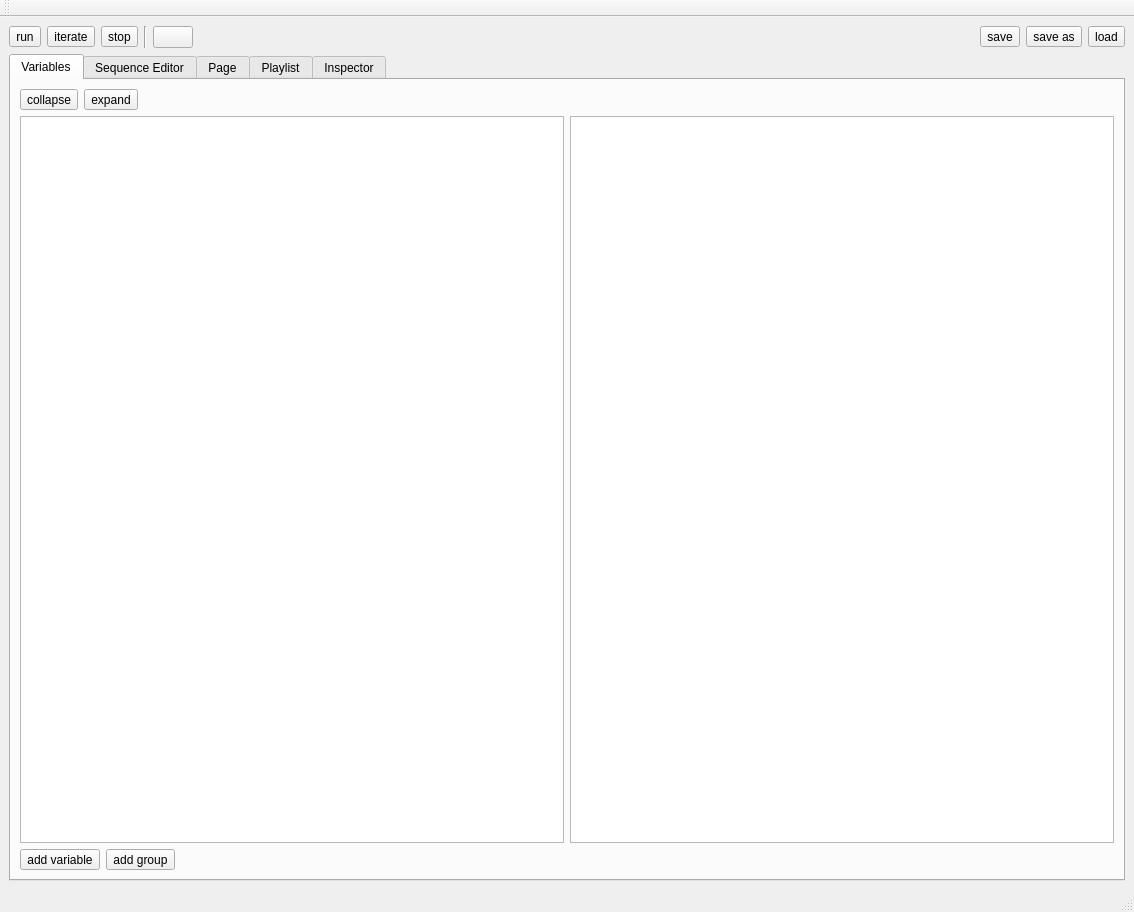
<?xml version="1.0" encoding="UTF-8"?>
<ui version="4.0">
 <class>MainWindow</class>
 <widget class="QMainWindow" name="MainWindow">
  <property name="geometry">
   <rect>
    <x>0</x>
    <y>0</y>
    <width>1134</width>
    <height>912</height>
   </rect>
  </property>
  <property name="windowTitle">
   <string>MainWindow</string>
  </property>
  <widget class="QWidget" name="centralwidget">
   <layout class="QVBoxLayout" name="verticalLayout_2">
    <item>
     <layout class="QHBoxLayout" name="horizontalLayout">
      <item>
       <widget class="QToolButton" name="toolButton">
        <property name="toolTip">
         <string>Run</string>
        </property>
        <property name="text">
         <string>run</string>
        </property>
        <property name="icon">
         <iconset resource="resources.qrc">
          <normaloff>:/actions/icons/media-playback-start.svg</normaloff>:/actions/icons/media-playback-start.svg</iconset>
        </property>
        <property name="iconSize">
         <size>
          <width>32</width>
          <height>32</height>
         </size>
        </property>
       </widget>
      </item>
      <item>
       <widget class="QToolButton" name="toolButton_8">
        <property name="toolTip">
         <string>Iterate</string>
        </property>
        <property name="text">
         <string>iterate</string>
        </property>
        <property name="icon">
         <iconset resource="resources.qrc">
          <normaloff>:/actions/icons/media-seek-forward.svg</normaloff>:/actions/icons/media-seek-forward.svg</iconset>
        </property>
        <property name="iconSize">
         <size>
          <width>32</width>
          <height>32</height>
         </size>
        </property>
       </widget>
      </item>
      <item>
       <widget class="QToolButton" name="toolButton_7">
        <property name="toolTip">
         <string>Stop</string>
        </property>
        <property name="text">
         <string>stop</string>
        </property>
        <property name="icon">
         <iconset resource="resources.qrc">
          <normaloff>:/actions/icons/media-playback-stop.svg</normaloff>:/actions/icons/media-playback-stop.svg</iconset>
        </property>
        <property name="iconSize">
         <size>
          <width>32</width>
          <height>32</height>
         </size>
        </property>
       </widget>
      </item>
      <item>
       <widget class="Line" name="line">
        <property name="orientation">
         <enum>Qt::Vertical</enum>
        </property>
       </widget>
      </item>
      <item>
       <widget class="QPushButton" name="pushButton">
        <property name="toolTip">
         <string>Shuffle iterations</string>
        </property>
        <property name="text">
         <string/>
        </property>
        <property name="icon">
         <iconset resource="resources.qrc">
          <normaloff>:/actions/icons/media-playlist-repeat.svg</normaloff>
          <activeon>:/actions/icons/media-playlist-shuffle.svg</activeon>:/actions/icons/media-playlist-repeat.svg</iconset>
        </property>
        <property name="iconSize">
         <size>
          <width>32</width>
          <height>32</height>
         </size>
        </property>
        <property name="checkable">
         <bool>true</bool>
        </property>
       </widget>
      </item>
      <item>
       <spacer name="horizontalSpacer_2">
        <property name="orientation">
         <enum>Qt::Horizontal</enum>
        </property>
        <property name="sizeHint" stdset="0">
         <size>
          <width>40</width>
          <height>20</height>
         </size>
        </property>
       </spacer>
      </item>
      <item>
       <widget class="QToolButton" name="toolButton_4">
        <property name="toolTip">
         <string>Save sequence</string>
        </property>
        <property name="text">
         <string>save</string>
        </property>
        <property name="icon">
         <iconset resource="resources.qrc">
          <normaloff>:/actions/icons/document-save.svg</normaloff>:/actions/icons/document-save.svg</iconset>
        </property>
        <property name="iconSize">
         <size>
          <width>32</width>
          <height>32</height>
         </size>
        </property>
       </widget>
      </item>
      <item>
       <widget class="QToolButton" name="toolButton_6">
        <property name="toolTip">
         <string>Save sequence as</string>
        </property>
        <property name="text">
         <string>save as</string>
        </property>
        <property name="icon">
         <iconset resource="resources.qrc">
          <normaloff>:/actions/icons/document-save-as.svg</normaloff>:/actions/icons/document-save-as.svg</iconset>
        </property>
        <property name="iconSize">
         <size>
          <width>32</width>
          <height>32</height>
         </size>
        </property>
       </widget>
      </item>
      <item>
       <widget class="QToolButton" name="toolButton_5">
        <property name="toolTip">
         <string>Load sequence from file</string>
        </property>
        <property name="text">
         <string>load</string>
        </property>
        <property name="icon">
         <iconset resource="resources.qrc">
          <normaloff>:/actions/icons/document-open.svg</normaloff>:/actions/icons/document-open.svg</iconset>
        </property>
        <property name="iconSize">
         <size>
          <width>32</width>
          <height>32</height>
         </size>
        </property>
       </widget>
      </item>
     </layout>
    </item>
    <item>
     <widget class="QTabWidget" name="tabWidget">
      <property name="tabPosition">
       <enum>QTabWidget::North</enum>
      </property>
      <property name="currentIndex">
       <number>0</number>
      </property>
      <widget class="QWidget" name="tab_vars">
       <attribute name="title">
        <string>Variables</string>
       </attribute>
       <layout class="QVBoxLayout" name="verticalLayout_3">
        <item>
         <layout class="QHBoxLayout" name="horizontalLayout_2">
          <item>
           <widget class="QToolButton" name="collapse_variables">
            <property name="toolTip">
             <string>Collapse groups</string>
            </property>
            <property name="text">
             <string>collapse</string>
            </property>
            <property name="icon">
             <iconset resource="resources.qrc">
              <normaloff>:/actions/icons/object-group.svg</normaloff>:/actions/icons/object-group.svg</iconset>
            </property>
            <property name="iconSize">
             <size>
              <width>32</width>
              <height>32</height>
             </size>
            </property>
           </widget>
          </item>
          <item>
           <widget class="QToolButton" name="expand_variables">
            <property name="toolTip">
             <string>Expand groups</string>
            </property>
            <property name="text">
             <string>expand</string>
            </property>
            <property name="icon">
             <iconset resource="resources.qrc">
              <normaloff>:/actions/icons/object-ungroup.svg</normaloff>:/actions/icons/object-ungroup.svg</iconset>
            </property>
            <property name="iconSize">
             <size>
              <width>32</width>
              <height>32</height>
             </size>
            </property>
           </widget>
          </item>
          <item>
           <spacer name="horizontalSpacer">
            <property name="orientation">
             <enum>Qt::Horizontal</enum>
            </property>
            <property name="sizeHint" stdset="0">
             <size>
              <width>40</width>
              <height>20</height>
             </size>
            </property>
           </spacer>
          </item>
         </layout>
        </item>
        <item>
         <layout class="QHBoxLayout" name="horizontalLayout_3">
          <item>
           <widget class="QTreeView" name="static_variables_view">
            <property name="contextMenuPolicy">
             <enum>Qt::CustomContextMenu</enum>
            </property>
            <property name="acceptDrops">
             <bool>true</bool>
            </property>
            <property name="dragEnabled">
             <bool>false</bool>
            </property>
            <property name="dragDropMode">
             <enum>QAbstractItemView::NoDragDrop</enum>
            </property>
            <property name="alternatingRowColors">
             <bool>true</bool>
            </property>
            <property name="rootIsDecorated">
             <bool>true</bool>
            </property>
            <property name="uniformRowHeights">
             <bool>false</bool>
            </property>
            <property name="allColumnsShowFocus">
             <bool>true</bool>
            </property>
            <property name="wordWrap">
             <bool>true</bool>
            </property>
            <attribute name="headerStretchLastSection">
             <bool>false</bool>
            </attribute>
           </widget>
          </item>
          <item>
           <widget class="QTreeView" name="iterator_variables_view">
            <property name="contextMenuPolicy">
             <enum>Qt::CustomContextMenu</enum>
            </property>
            <property name="alternatingRowColors">
             <bool>true</bool>
            </property>
            <attribute name="headerStretchLastSection">
             <bool>true</bool>
            </attribute>
           </widget>
          </item>
         </layout>
        </item>
        <item>
         <layout class="QHBoxLayout" name="horizontalLayout_4" stretch="0,0,0">
          <property name="sizeConstraint">
           <enum>QLayout::SetDefaultConstraint</enum>
          </property>
          <property name="bottomMargin">
           <number>0</number>
          </property>
          <item>
           <widget class="QToolButton" name="add_variable_button">
            <property name="toolTip">
             <string>Add variable to selected group</string>
            </property>
            <property name="text">
             <string>add variable</string>
            </property>
            <property name="icon">
             <iconset resource="resources.qrc">
              <normaloff>:/actions/icons/document-new.svg</normaloff>:/actions/icons/document-new.svg</iconset>
            </property>
            <property name="iconSize">
             <size>
              <width>32</width>
              <height>32</height>
             </size>
            </property>
           </widget>
          </item>
          <item>
           <widget class="QToolButton" name="add_variable_group_button">
            <property name="toolTip">
             <string>Add new group</string>
            </property>
            <property name="text">
             <string>add group</string>
            </property>
            <property name="icon">
             <iconset resource="resources.qrc">
              <normaloff>:/actions/icons/folder-new.svg</normaloff>:/actions/icons/folder-new.svg</iconset>
            </property>
            <property name="iconSize">
             <size>
              <width>32</width>
              <height>32</height>
             </size>
            </property>
           </widget>
          </item>
          <item>
           <spacer name="horizontalSpacer_3">
            <property name="orientation">
             <enum>Qt::Horizontal</enum>
            </property>
            <property name="sizeHint" stdset="0">
             <size>
              <width>40</width>
              <height>20</height>
             </size>
            </property>
           </spacer>
          </item>
         </layout>
        </item>
       </layout>
      </widget>
      <widget class="QWidget" name="tab_4">
       <attribute name="title">
        <string>Sequence Editor</string>
       </attribute>
       <layout class="QVBoxLayout" name="verticalLayout_4">
        <item>
         <layout class="QHBoxLayout" name="horizontalLayout_5">
          <item>
           <widget class="QLabel" name="label">
            <property name="text">
             <string>Routine:</string>
            </property>
           </widget>
          </item>
          <item>
           <widget class="QComboBox" name="routine_combo_box"/>
          </item>
          <item>
           <widget class="QPushButton" name="add_routine_button">
            <property name="toolTip">
             <string>Add routine</string>
            </property>
            <property name="text">
             <string/>
            </property>
            <property name="icon">
             <iconset resource="resources.qrc">
              <normaloff>:/actions/icons/list-add.svg</normaloff>:/actions/icons/list-add.svg</iconset>
            </property>
            <property name="iconSize">
             <size>
              <width>32</width>
              <height>16</height>
             </size>
            </property>
           </widget>
          </item>
          <item>
           <widget class="QPushButton" name="config_routine_button">
            <property name="toolTip">
             <string>Configure routine</string>
            </property>
            <property name="text">
             <string/>
            </property>
            <property name="icon">
             <iconset resource="resources.qrc">
              <normaloff>:/actions/icons/edit.svg</normaloff>:/actions/icons/edit.svg</iconset>
            </property>
            <property name="iconSize">
             <size>
              <width>32</width>
              <height>16</height>
             </size>
            </property>
           </widget>
          </item>
          <item>
           <widget class="QPushButton" name="remove_routine_button">
            <property name="toolTip">
             <string>Delete routine</string>
            </property>
            <property name="text">
             <string/>
            </property>
            <property name="icon">
             <iconset resource="resources.qrc">
              <normaloff>:/actions/icons/list-remove.svg</normaloff>:/actions/icons/list-remove.svg</iconset>
            </property>
            <property name="iconSize">
             <size>
              <width>32</width>
              <height>16</height>
             </size>
            </property>
           </widget>
          </item>
          <item>
           <spacer name="horizontalSpacer_4">
            <property name="orientation">
             <enum>Qt::Horizontal</enum>
            </property>
            <property name="sizeHint" stdset="0">
             <size>
              <width>40</width>
              <height>20</height>
             </size>
            </property>
           </spacer>
          </item>
         </layout>
        </item>
        <item>
         <widget class="QScrollArea" name="sequence_editor_scroll_area">
          <property name="widgetResizable">
           <bool>true</bool>
          </property>
          <widget class="QWidget" name="scrollAreaWidgetContents">
           <property name="geometry">
            <rect>
             <x>0</x>
             <y>0</y>
             <width>1056</width>
             <height>577</height>
            </rect>
           </property>
           <layout class="QVBoxLayout" name="verticalLayout_5"/>
          </widget>
         </widget>
        </item>
       </layout>
      </widget>
      <widget class="QWidget" name="tab_3">
       <attribute name="title">
        <string>Page</string>
       </attribute>
       <layout class="QHBoxLayout" name="horizontalLayout_6">
        <item>
         <widget class="QTreeView" name="sequence_dbg_treeview"/>
        </item>
       </layout>
      </widget>
      <widget class="QWidget" name="tab_2">
       <attribute name="title">
        <string>Playlist</string>
       </attribute>
       <layout class="QVBoxLayout" name="verticalLayout">
        <item>
         <layout class="QHBoxLayout" name="horizontalLayout_7">
          <property name="bottomMargin">
           <number>0</number>
          </property>
          <item>
           <widget class="QToolButton" name="add_playlist_button">
            <property name="text">
             <string>add playlist</string>
            </property>
            <property name="icon">
             <iconset resource="resources.qrc">
              <normaloff>:/actions/icons/list-add.svg</normaloff>:/actions/icons/list-add.svg</iconset>
            </property>
            <property name="iconSize">
             <size>
              <width>32</width>
              <height>32</height>
             </size>
            </property>
           </widget>
          </item>
          <item>
           <spacer name="horizontalSpacer_5">
            <property name="orientation">
             <enum>Qt::Horizontal</enum>
            </property>
            <property name="sizeHint" stdset="0">
             <size>
              <width>40</width>
              <height>20</height>
             </size>
            </property>
           </spacer>
          </item>
         </layout>
        </item>
        <item>
         <widget class="QTreeView" name="playlist_view">
          <property name="contextMenuPolicy">
           <enum>Qt::CustomContextMenu</enum>
          </property>
         </widget>
        </item>
       </layout>
      </widget>
      <widget class="QWidget" name="tab">
       <attribute name="title">
        <string>Inspector</string>
       </attribute>
      </widget>
     </widget>
    </item>
   </layout>
  </widget>
  <widget class="QMenuBar" name="menubar">
   <property name="geometry">
    <rect>
     <x>0</x>
     <y>0</y>
     <width>1134</width>
     <height>24</height>
    </rect>
   </property>
  </widget>
  <widget class="QStatusBar" name="statusbar"/>
  <widget class="QToolBar" name="toolBar">
   <property name="windowTitle">
    <string>toolBar</string>
   </property>
   <attribute name="toolBarArea">
    <enum>TopToolBarArea</enum>
   </attribute>
   <attribute name="toolBarBreak">
    <bool>false</bool>
   </attribute>
  </widget>
 </widget>
 <resources>
  <include location="resources.qrc"/>
 </resources>
 <connections>
  <connection>
   <sender>expand_variables</sender>
   <signal>clicked()</signal>
   <receiver>static_variables_view</receiver>
   <slot>expandAll()</slot>
   <hints>
    <hint type="sourcelabel">
     <x>146</x>
     <y>147</y>
    </hint>
    <hint type="destinationlabel">
     <x>232</x>
     <y>166</y>
    </hint>
   </hints>
  </connection>
  <connection>
   <sender>collapse_variables</sender>
   <signal>clicked()</signal>
   <receiver>static_variables_view</receiver>
   <slot>collapseAll()</slot>
   <hints>
    <hint type="sourcelabel">
     <x>66</x>
     <y>137</y>
    </hint>
    <hint type="destinationlabel">
     <x>92</x>
     <y>197</y>
    </hint>
   </hints>
  </connection>
  <connection>
   <sender>expand_variables</sender>
   <signal>clicked()</signal>
   <receiver>iterator_variables_view</receiver>
   <slot>expandAll()</slot>
   <hints>
    <hint type="sourcelabel">
     <x>129</x>
     <y>130</y>
    </hint>
    <hint type="destinationlabel">
     <x>590</x>
     <y>339</y>
    </hint>
   </hints>
  </connection>
  <connection>
   <sender>collapse_variables</sender>
   <signal>clicked()</signal>
   <receiver>iterator_variables_view</receiver>
   <slot>collapseAll()</slot>
   <hints>
    <hint type="sourcelabel">
     <x>55</x>
     <y>130</y>
    </hint>
    <hint type="destinationlabel">
     <x>590</x>
     <y>339</y>
    </hint>
   </hints>
  </connection>
 </connections>
</ui>
